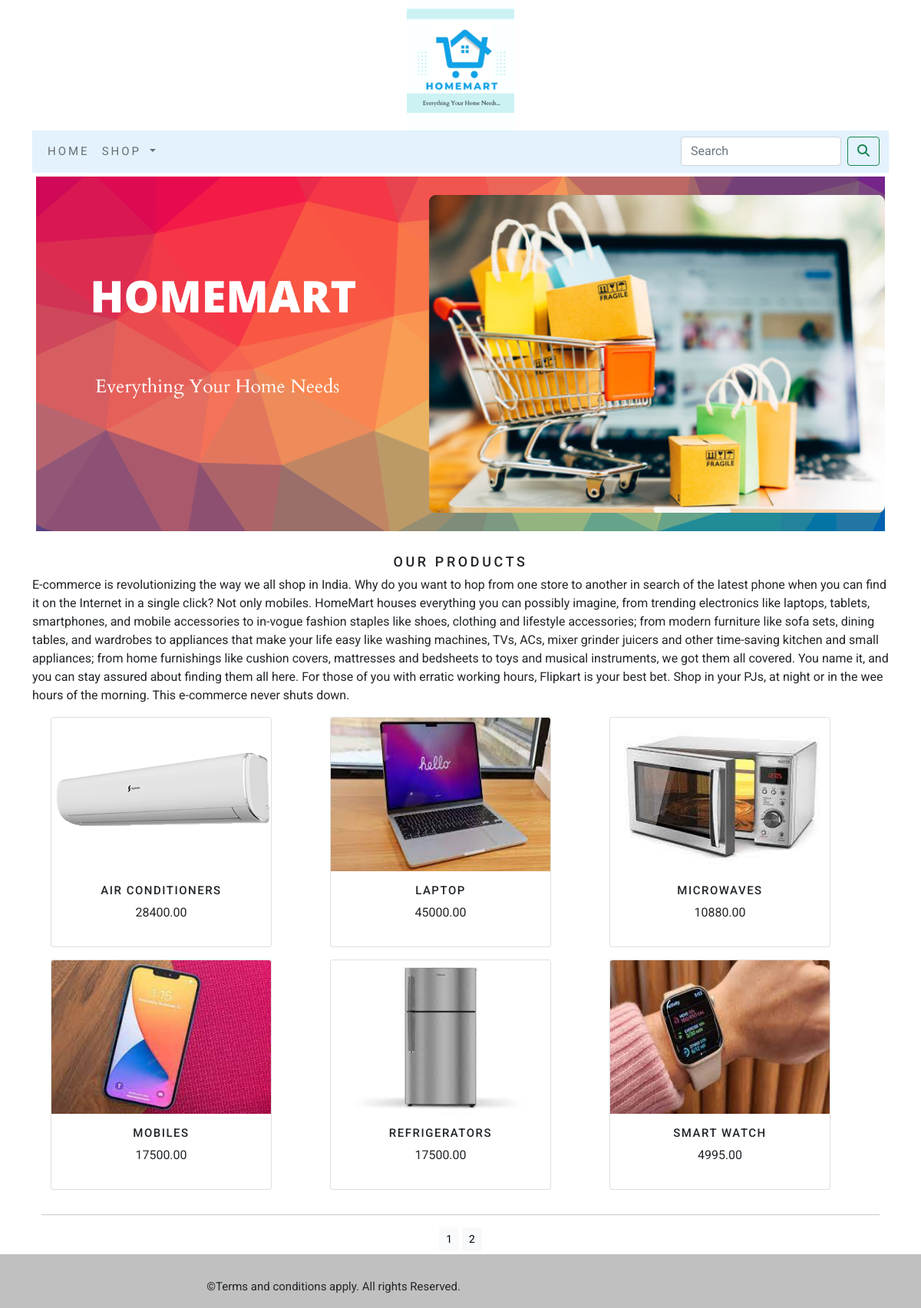
The app's page /shop/ with its own data.
### shop/models.py (models this page shows, shortened)
class Product(models.Model):
    pro_name = models.CharField(max_length=250,unique=True)
    slug = models.SlugField(max_length=250,unique=True)
    pro_desc = models.TextField(blank=True)
    price = models.DecimalField(max_digits=10, decimal_places=2)
    category = models.ForeignKey(Category, on_delete=models.CASCADE)
    pro_img = models.ImageField(upload_to='productImages', blank=True)
    stock = models.IntegerField()
    available = models.BooleanField(default=True)
    created = models.DateTimeField(auto_now_add=True)
    updated = models.DateTimeField(auto_now=True)
    class Meta:
        ordering = ('pro_name',)
        verbose_name = 'product'
        verbose_name_plural = 'products'
    def get_url(self):
        return reverse('shop:prodCatdetail',args=[self.category.slug,self.slug])

### shop/views.py (the view)
# urls.py: path('', views.allProCat,name='allProCat'),
def allProCat(request,c_slug=None):
    c_page = None
    products_list = None
    if c_slug!=None:
        c_page = get_object_or_404(Category,slug=c_slug)
        products_list = Product.objects.all().filter(category=c_page,available=True)
    else:
        products_list = Product.objects.all().filter(available=True)
    paginator = Paginator(products_list,6)
    try:
        page = int(request.GET.get('page','1'))
    except:
        page=1
    try:
        products = paginator.page(page)
    except (EmptyPage,InvalidPage):
        products = paginator.page(paginator.num_pages)
    return render(request,'category.html',{'category':c_page,'products':products})

### cart/context_processors.py (called while the page is built)
def counter(request):
    item_count = 0
    if 'admin' in request.path:
        return {}
    else:
        try:
            cart = Cart.objects.filter(cart_id=_cart_id(request))
            cart_items = CartItem.objects.all().filter(cart=cart[:1])
            for cart_item in cart_items:
                item_count += cart_item.quantity
        except Cart.DoesNotExist:
            item_count = 0
    return dict(item_count=item_count)

### cart/views.py (called while the page is built)
def _cart_id(request):
    cart = request.session.session_key
    if not cart:
        cart = request.session.create()
    return cart

### shop/context_processors.py (called while the page is built)
def menu_links(request):
    links = Category.objects.all()
    return dict(links=links)

### shop/models.py (called while the page is built)
    def get_url(self):
        return reverse('shop:products_by_category',args=[self.slug])

### templates/category.html (shortened to what this page needs)
{% extends 'base.html' %}
{% load static %}
{% block content %}
    <div class="mx-auto">
        {% if category %}
            <img class="my_image" src="{{category.cat_img.url}}" alt="{{category.cat_name}}">
    </div><br>
    <div>
        <h2 class="text-center my_title">{{category.cat_name}}</h2>
        <p class="text-justify">{{category.cat_desc}}</p>
    </div>
    {% else %}
        <div>
            <img class="my_image my_image_padding" src="{% static 'img/banner.png' %}" alt="products banner" width="1400px" height="500px">
        </div><br>
        <div>
            <h2 class="text-center my_title">Our Products</h2>
            <p class="text-justify">E-commerce is revolutionizing the way we all shop in India. Why do you want to hop from one store to another in search of the latest phone when you can find it on the Internet in a single click? Not only mobiles. HomeMart houses everything you can possibly imagine, from trending electronics like laptops, tablets, smartphones, and mobile accessories to in-vogue fashion staples like shoes, clothing and lifestyle accessories; from modern furniture like sofa sets, dining tables, and wardrobes to appliances that make your life easy like washing machines, TVs, ACs, mixer grinder juicers and other time-saving kitchen and small appliances; from home furnishings like cushion covers, mattresses and bedsheets to toys and musical instruments, we got them all covered. You name it, and you can stay assured about finding them all here. For those of you with erratic working hours, Flipkart is your best bet. Shop in your PJs, at night or in the wee hours of the morning. This e-commerce never shuts down.
</p>
        </div>
    {% endif %}
<div class="container">
    <div class="row mx-auto">
        {% for product in products.object_list %}
            <div class="my_bottom_margin col-9 col-sm-12 col-md-4 col-lg-4">
                <div class="card text-center" style="width: 18rem;">
                    <a href="{{product.get_url}}"><img class="card-img-top" src="{{product.pro_img.url}}" alt="{{product.pro_name}}" width="200px" height="200px"></a>
                    <div class="card-body">
                        <h4 class="card-title">{{product.pro_name}}</h4>
                        <p>{{product.price}}</p>
                    </div>
                </div>
            </div>
        {% endfor %}
    </div>
    <div class="mx-auto">
        {% if products.paginator.num_pages > 1 %}
            <hr>
            <div class="text-center">
                {% for pg in products.paginator.page_range %}
                    <a href="?page={{pg}}" class="btn btn-light btn-sm {% if products.number == pg %} active {% endif %}">{{pg}}</a>
                {% endfor %}
            </div>
        {% endif %}
    </div><br>
</div>
{% endblock %}

### templates/base.html (shortened to what this page needs)
{% load static %}
<!DOCTYPE html>
<html lang="en">
<head>
    <link href="{% static 'css/bootstrap.min.css' %}" rel="stylesheet">
    <link rel="stylesheet" href="{% static 'css/custom.css' %}">
</head>
<body>
<div class="container">
{% include 'header.html' %}
{% include 'navbar.html' %}
{% block content %}
{% endblock %}
</div>
{% include 'footer.html' %}
</body>
</html>

### templates/header.html
{% load static %}
<header>
  <center>
    <a href="{% url 'shop:allProCat' %}"><img src="{% static 'img/logo.png' %}" alt="logoimage" width="140px" height="170px"></a>
  </center>
</header>

### templates/navbar.html (shortened to what this page needs)
{% load static %}
<nav class="navbar navbar-expand-lg navbar-light" style="background-color: #e3f2fd;">
  <div class="container-fluid">
    <div class="collapse navbar-collapse" id="navbarSupportedContent">
      <ul class="navbar-nav me-auto mb-2 mb-lg-0">
        <li class="nav-item">
          <a class="nav-link" href="{% url 'shop:allProCat' %}">Home</a>
        </li>
        <li class="nav-item dropdown {% if 'shop' in request.path %} active {% endif %}">
          <a class="nav-link dropdown-toggle" href="#" id="navbarDropdown" role="button" data-bs-toggle="dropdown" aria-expanded="false">
            Shop
          </a>
        </li>
      </ul>
      <form class="d-flex" action="{% url 'search_app:searchResult' %}" method="get">
        <input class="form-control me-2" type="search" placeholder="Search" name="q" aria-label="Search">
        <button class="btn btn-outline-success" type="submit"><i class="fa fa-search"></i></button>
      </form>
    </div>
  </div>
</nav>

### templates/footer.html
<footer class="mt-auto" style="margin-bottom:50px;">
  <div class="navbar fixed-bottom my_footer">
    <p style="position:absolute;right:50%;">&copy;Terms and conditions apply. All rights Reserved.</p>
  </div>
</footer>

### static/css/custom.css (style rules this page uses)
body { font-family: 'Roboto', sans-serif; }
.nav-item { letter-spacing : .2em; font-size : 15px; text-transform : uppercase; }
.my_footer { background-color : silver; height : 70px; }
.my_footer p { padding-top : 30px; font-size : 15px; }
.my_image { width : 100%; height : auto; }
.my_title { font-size : 18px; text-transform: uppercase; letter-spacing: .2em; }
.my_image_padding { padding: 5px; }
.my_bottom_margin { margin-bottom: 1rem; }
.card-body h4 { font-size: 15px; text-transform: uppercase; letter-spacing: .1em; }

### records on screen
Product: pro_img (picture), pro_name "AIR CONDITIONERS", price "28400.00"
Product: pro_img (picture), pro_name "LAPTOP", price "45000.00"
Product: pro_img (picture), pro_name "MICROWAVES", price "10880.00"
Product: pro_img (picture), pro_name "MOBILES", price "17500.00"
Product: pro_img (picture), pro_name "REFRIGERATORS", price "17500.00"
Product: pro_img (picture), pro_name "SMART WATCH", price "4995.00"

### other values on screen
{{ pg }} "1" "2"
